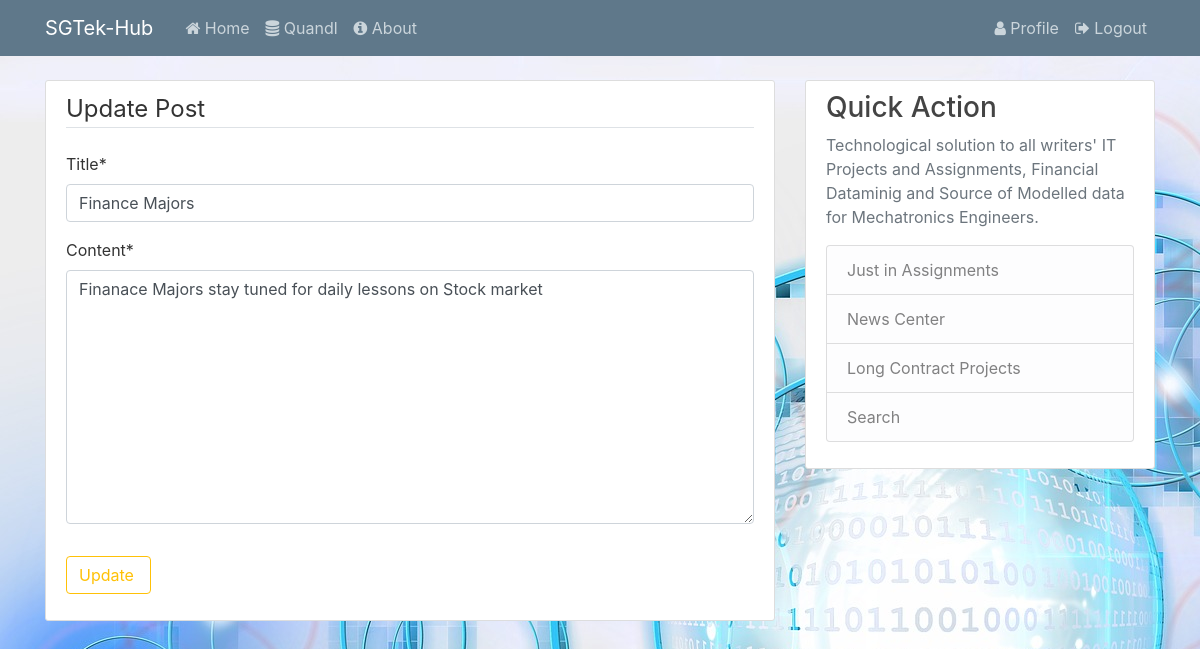
Screenshot of /post/2/update (signed in) with the database file from the repository.
### blog/models.py (models this page shows, shortened)
class Post(models.Model):
    title = models.CharField(max_length=100)
    content = models.TextField()
    date_posted = models.DateTimeField(default=timezone.now)
    author = models.ForeignKey(User, on_delete=models.CASCADE)

### blog/views.py (the view, shortened to what this page needs)
# urls.py: path('post/<int:pk>/update', HomeUpdateView.as_view(), name='post-update'),
class HomeUpdateView(UserPassesTestMixin, LoginRequiredMixin, UpdateView):
    model = Post
    template_name = 'blog/update.html'
    fields = ['title', 'content']
    def test_func(self):
        post = self.get_object()
        if self.request.user == post.author:
            return True
        else:
            return False

### blog/templates/blog/update.html (shortened to what this page needs)
{% extends 'blog/base.html' %} {% load crispy_forms_tags %} {% load static %}  {% block body %}
<div class="content-section">
    <form class="" method="post">
        <fieldset class="form-group">
            <legend class="border-bottom mb-4">Update Post</legend>
            {{ form|crispy }}
        </fieldset>
        <div class="form-group">
            <button type="submit" name="button" class="btn btn-outline-warning">Update </button>
        </div>
    </form>
</div>
{% endblock %}

### blog/static/blog/css/main.css (style rules this page uses)
body { background: #fafafa; background-image: url('bg.jpg'); color: #333333; margin-top: 5rem; }
.content-section { background: #ffffff; padding: 10px 20px; border: 1px solid #dddddd; border-radius: 3px; margin-bottom: 20px; }

### rows the page displays
Post: title "Finance Majors", content "Finanace Majors stay tuned for daily lessons on Stock market"
